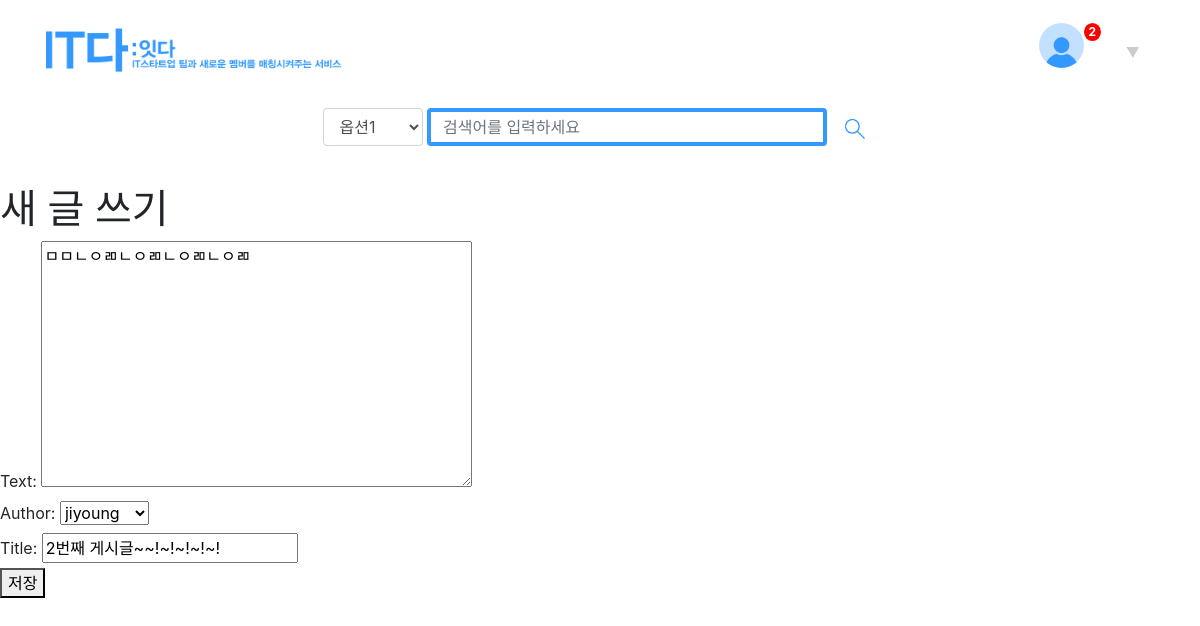
Screenshot of /blog/post/2/edit/ (signed in) with the database file from the repository.
### blog/models.py (models this page shows, shortened)
class Post(models.Model):
    author = models.ForeignKey('auth.User', on_delete=models.CASCADE)
    title = models.CharField(max_length = 200)
    text = models.TextField()
    created_date = models.DateTimeField(default = timezone.now)
    published_date = models.DateTimeField(blank = True, null = True)

### blog/views.py (the view)
# urls.py: path('post/<int:post_id>/edit/', views.post_edit, name = 'edit'),
def post_edit(request, post_id) :
    post = get_object_or_404(Post, pk = post_id)
    if request.method == "POST":
        form = PostForm(request.POST, instance=post)
        if form.is_valid() :
            post = form.save(commit=False)
            post.published_date = timezone.datetime.now()
            post.save()
            return redirect('detail', post_id=post.pk)
    else :
        form = PostForm(instance=post)
    return render(request, 'blog/post_new.html', {'form':form})

### blog/forms.py
class PostForm(forms.ModelForm):
    class Meta :
        model = Post
        fields = {'title', 'text', 'author',}

### blog/templates/blog/post_new.html (shortened to what this page needs)
{% extends "blog/base.html" %}
{% block content %}
    <h1>새 글 쓰기</h1>
    <form method="POST">
        {{ form.as_p }}
        <button type="submit">저장</button>
    </form>
{% endblock %}

### blog/templates/blog/base.html (style rules this page uses)
p { margin: 0; }

### rows the page displays
Post: text "ㅁㅁㄴㅇㄻㄴㅇㄻㄴㅇㄻㄴㅇㄻ", author "jiyoung", title "2번째 게시글~~!~!~!~!~!"
